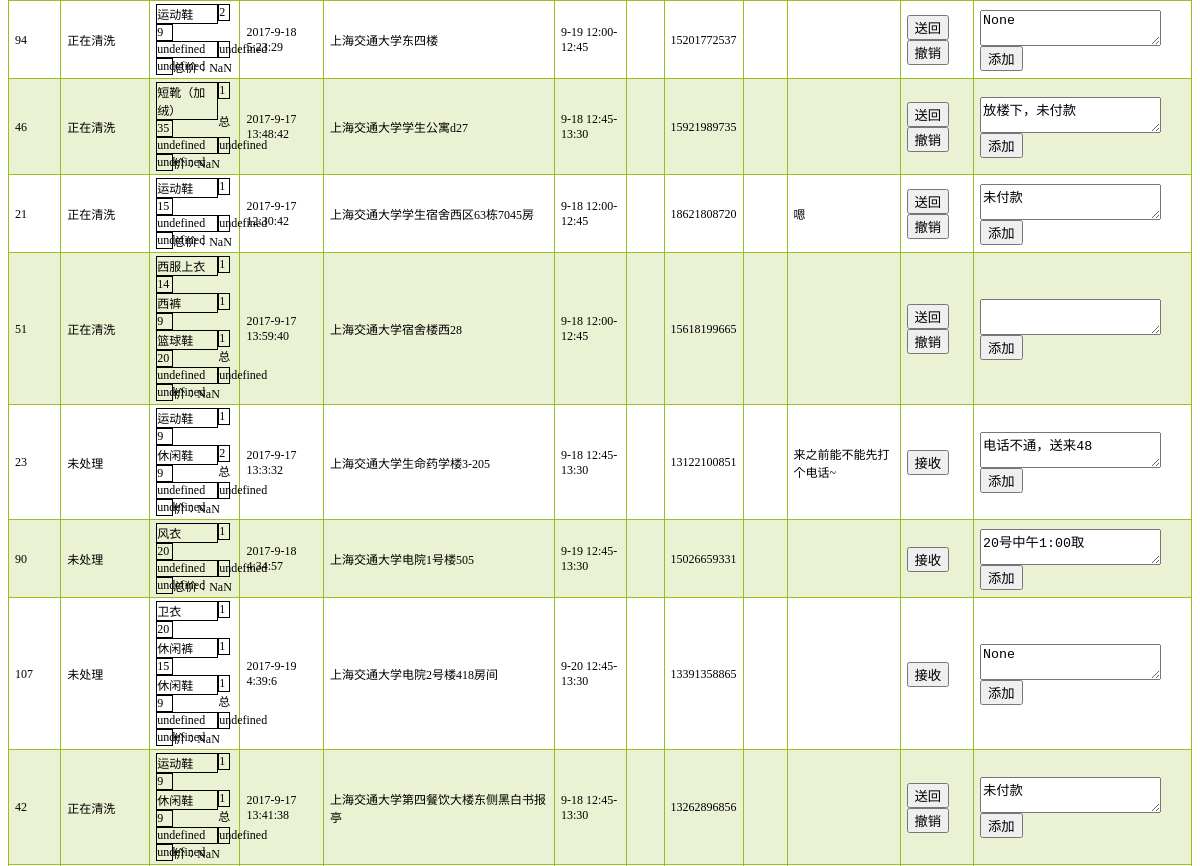
The app's page /back/orders/AdSort (middle part), older data.
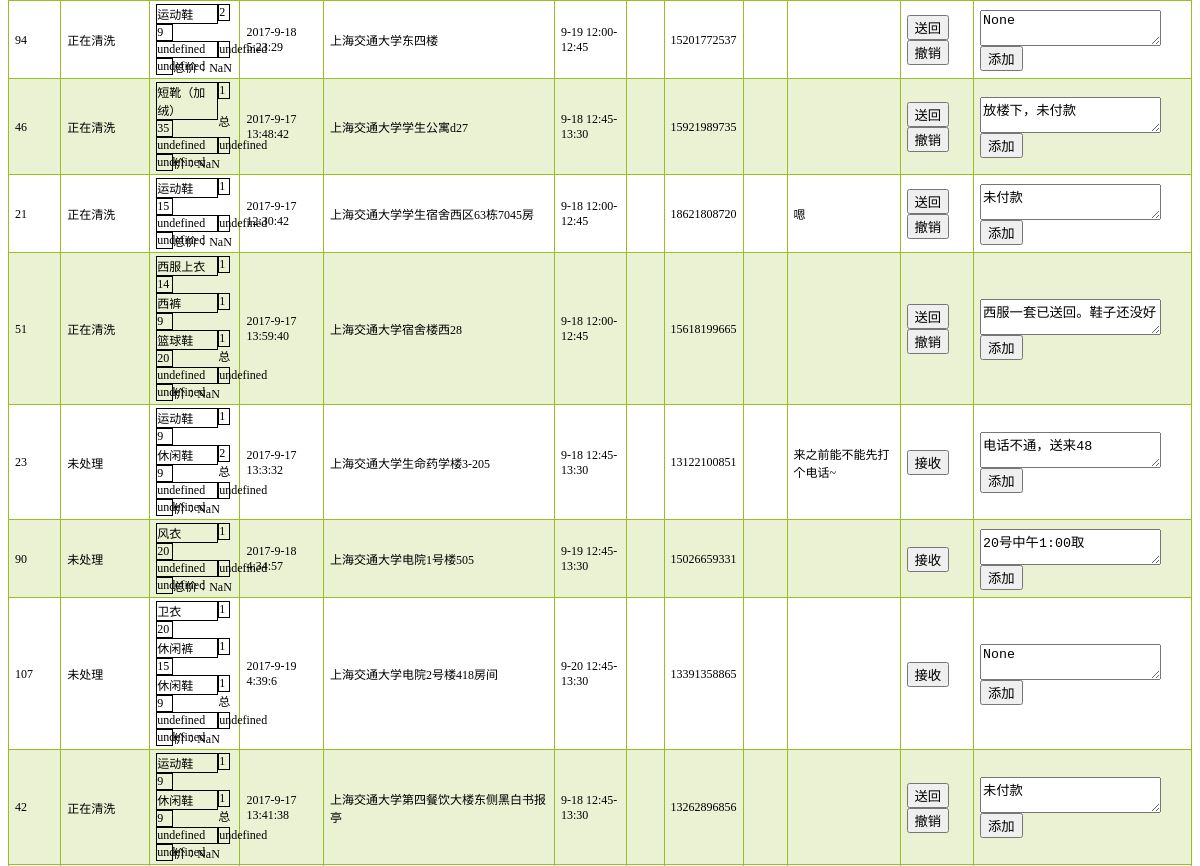
The same page, newer data.
### tables this page shows
CREATE TABLE cart (
id integer primary key autoincrement,
username text,
phone text not null,
list text not null,
note text,
comment text,
time integer not null,
deliver text not null,
pickup text not null,
dtime text not null,
ptime text not null,
wtime text,
state integer default 0,
scope test
);

### application.py (the view)
@app.route('/back/orders/AdSort')
def AddrSort():
    orders = query_db('select * from cart order by deliver')
    return render_template("back.html", orders=orders)

### application.py (called while the page is built)
@app.after_request
def after_request(response):
    response.headers.add('Access-Control-Allow-Origin', '*')
    response.headers.add('Access-Control-Allow-Headers', 'Content-Type,Authorization')
    response.headers.add('Access-Control-Allow-Methods', 'GET,PUT,POST,DELETE')
    return response

def connect_db():
    return sqlite3.connect(app.config['DATABASE'])

@app.before_request
def before_request():
    g.db = connect_db()

@app.teardown_request
def teardown_request(exception):
    g.db.close()

def query_db(query, args=(), one=False):
    cur = g.db.execute(query, args)
    rv = [dict((cur.description[idx][0], value)
               for idx, value in enumerate(row)) for row in cur.fetchall()]
    return (rv[0] if rv else None) if one else rv

### templates/back.html (shortened to what this page needs)
﻿<!DOCTYPE HTML>
<html>
<head>
    <link rel="stylesheet" type="text/css" href="{{ url_for('static', filename='css/back.css') }}">
</head>
<body>
<br><br>
<br><br>
<table id="BACKORDER" border="1" style="display:none">
    {% for order in orders %}
        <tr>
            <td class="orderID">
                {{ order.id }}
            </td>
            <td class="state">
                {% if order.state == 0 %}
                    未处理
                {% endif %}
                {% if order.state == 2 %}
                    正在清洗
                {% endif %}
            </td>
            <td class="orderList">
            </td>
            <td>
            </td>
            <td>
                {{ order.deliver }}
            </td>
            <td class="dtime">
                {{ order.dtime }}
            </td>
            <td >
            </td>
            <td>
                {{ order.phone }}
            </td>
            <td>
            </td>
            <td width="100">
                {{ order.note }}
            </td>
            <td>
                {% if order.state == 0 %}
                    <button class="reBtn" onclick="updateOrder({{ order.id }}, 1, '接收')">接收</button>
                {% endif %}
                {% if order.state == 2 %}
                    <button class="reBtn" onclick="updateOrder({{ order.id }}, 3, '送回')">送回</button>
                    <button class="reBtn" onclick="updateOrder({{ order.id }}, 1, '撤销')">撤销</button>
                {% endif %}
            </td>
            <td>
                <textarea cols="auto" rows="auto">{{ order.comment }}</textarea>
                <button class="addBeizhu" id="beizhu_{{ order.id }}">添加</button>
            </td>
        </tr>
    {% endfor %}
</table>
</body>
</html>

### static/css/back.css (style rules this page uses)
table, td { border-collapse: collapse; font-family:"Times New Roman", Arial, Helvetica, sans-serif; font-size:12px; border:1px solid #98bf21; padding:3px 6px 2px 6px; }

Row changes from the older to the newer data that the page shows:
changed cart "上海交通大学宿舍楼西28": comment (not shown) → "西服一套已送回。鞋子还没好"
